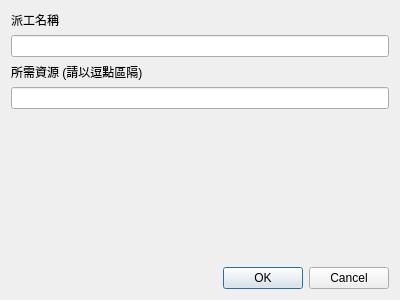
<?xml version="1.0" encoding="UTF-8"?>
<ui version="4.0">
 <class>FMFSTDialog</class>
 <widget class="QDialog" name="FMFSTDialog">
  <property name="geometry">
   <rect>
    <x>0</x>
    <y>0</y>
    <width>400</width>
    <height>300</height>
   </rect>
  </property>
  <property name="windowTitle">
   <string>Dialog</string>
  </property>
  <layout class="QVBoxLayout" name="verticalLayout">
   <item>
    <widget class="QLabel" name="label">
     <property name="text">
      <string>派工名稱</string>
     </property>
    </widget>
   </item>
   <item>
    <widget class="QLineEdit" name="lineEditProgram"/>
   </item>
   <item>
    <widget class="QLabel" name="label_2">
     <property name="text">
      <string>所需資源 (請以逗點區隔)</string>
     </property>
    </widget>
   </item>
   <item>
    <widget class="QLineEdit" name="lineEditFN"/>
   </item>
   <item>
    <spacer name="verticalSpacer">
     <property name="orientation">
      <enum>Qt::Vertical</enum>
     </property>
     <property name="sizeHint" stdset="0">
      <size>
       <width>20</width>
       <height>121</height>
      </size>
     </property>
    </spacer>
   </item>
   <item>
    <widget class="QDialogButtonBox" name="buttonBox">
     <property name="orientation">
      <enum>Qt::Horizontal</enum>
     </property>
     <property name="standardButtons">
      <set>QDialogButtonBox::Cancel|QDialogButtonBox::Ok</set>
     </property>
    </widget>
   </item>
  </layout>
 </widget>
 <resources/>
 <connections>
  <connection>
   <sender>buttonBox</sender>
   <signal>accepted()</signal>
   <receiver>FMFSTDialog</receiver>
   <slot>accept()</slot>
   <hints>
    <hint type="sourcelabel">
     <x>248</x>
     <y>254</y>
    </hint>
    <hint type="destinationlabel">
     <x>157</x>
     <y>274</y>
    </hint>
   </hints>
  </connection>
  <connection>
   <sender>buttonBox</sender>
   <signal>rejected()</signal>
   <receiver>FMFSTDialog</receiver>
   <slot>reject()</slot>
   <hints>
    <hint type="sourcelabel">
     <x>316</x>
     <y>260</y>
    </hint>
    <hint type="destinationlabel">
     <x>286</x>
     <y>274</y>
    </hint>
   </hints>
  </connection>
 </connections>
</ui>
